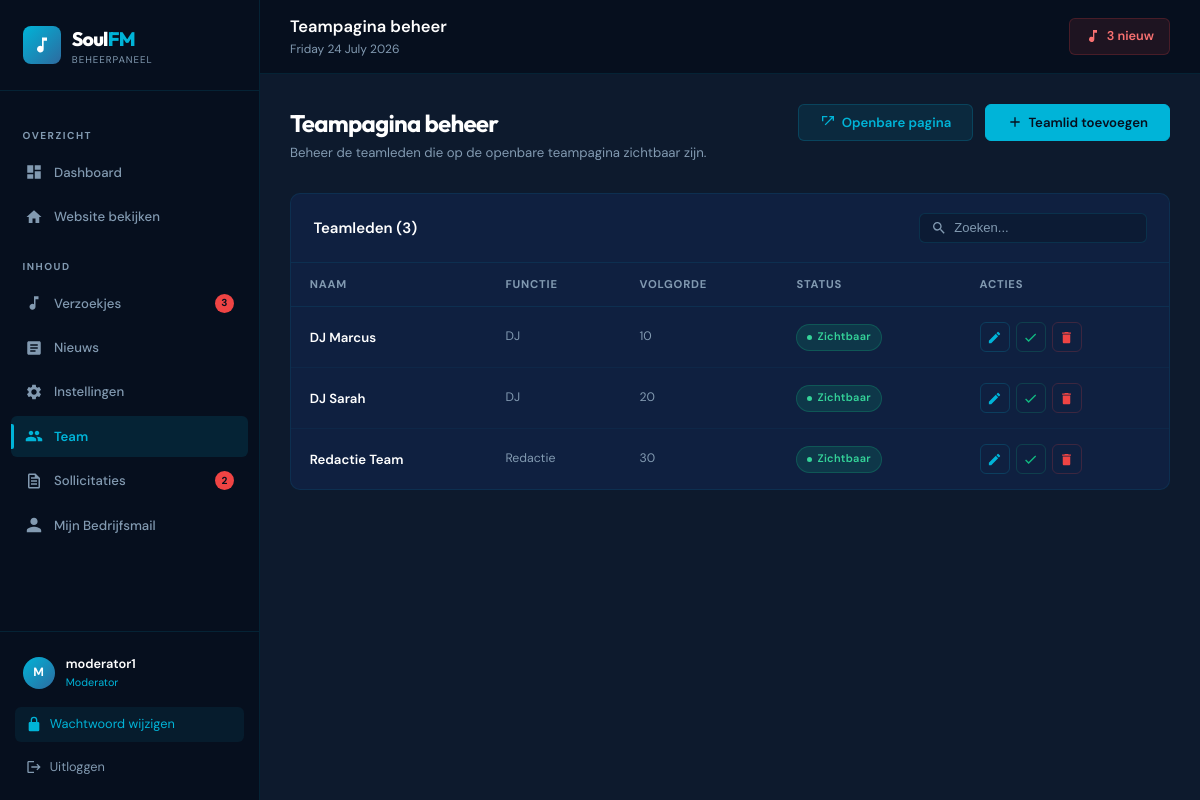
The page /admin/team.php (signed in) on the database its author committed.
### tables this page shows
CREATE TABLE IF NOT EXISTS users (
    id INT AUTO_INCREMENT PRIMARY KEY,
    username VARCHAR(50) NOT NULL UNIQUE,
    email VARCHAR(100) NOT NULL UNIQUE,
    password_hash VARCHAR(255) NOT NULL,
    role ENUM(
        'admin',
        'dj',
        'dj_hoofd',
        'administratie',
        'administratie_hoofd',
        'evenementen',
        'evenementen_hoofd',
        'redactie',
        'redactie_hoofd',
        'content',
        'content_hoofd',
        'marketing',
        'marketing_hoofd',
        'moderator',
        'listener'
    ) NOT NULL DEFAULT 'listener',
    avatar VARCHAR(255) DEFAULT NULL,
    active TINYINT(1) NOT NULL DEFAULT 1,
    created_at DATETIME NOT NULL DEFAULT CURRENT_TIMESTAMP,
    last_login DATETIME DEFAULT NULL
);

CREATE TABLE IF NOT EXISTS team_members (
    id INT AUTO_INCREMENT PRIMARY KEY,
    name VARCHAR(120) NOT NULL,
    role_title VARCHAR(120) NOT NULL,
    bio TEXT DEFAULT NULL,
    photo_url VARCHAR(255) DEFAULT NULL,
    display_order INT NOT NULL DEFAULT 0,
    is_active TINYINT(1) NOT NULL DEFAULT 1,
    created_at DATETIME NOT NULL DEFAULT CURRENT_TIMESTAMP,
    updated_at DATETIME NOT NULL DEFAULT CURRENT_TIMESTAMP ON UPDATE CURRENT_TIMESTAMP
);

### includes/auth.php (called while the page is built, shortened)
<?php
require_once __DIR__ . '/db.php';
function isLoggedIn(): bool {
    return isset($_SESSION['user_id']) && !empty($_SESSION['user_id']);
}
function hasPermission(string $permission): bool {
    $role = $_SESSION['user_role'] ?? 'listener';
    return in_array($role, $map[$permission] ?? []);
}
function getCurrentUser(): ?array {
    try {
        $pdo  = getPDO();
        $stmt = $pdo->prepare('SELECT id, username, email, role, avatar, created_at FROM users WHERE id = ?');
        $stmt->execute([$_SESSION['user_id']]);
        return $stmt->fetch() ?: null;
    } catch (PDOException $e) {
        return null;
    }
}

### includes/functions.php (called while the page is built, shortened)
<?php
require_once __DIR__ . '/db.php';
function getPendingRequestsCount(): int {
    try {
        $pdo = getPDO();
        return (int) $pdo->query('SELECT COUNT(*) FROM requests WHERE status = "pending"')->fetchColumn();
    } catch (PDOException $e) {
        return 0;
    }
}
function getNewApplicationsCount(array $depts = []): int {
    try {
        $pdo = getPDO();
        if (empty($depts)) {
            return (int)$pdo->query('SELECT COUNT(*) FROM applications WHERE status = "new"')->fetchColumn();
        }
        $placeholders = implode(',', array_fill(0, count($depts), '?'));
        $stmt = $pdo->prepare("SELECT COUNT(*) FROM applications WHERE status = 'new' AND department IN ($placeholders)");
        $stmt->execute($depts);
        return (int)$stmt->fetchColumn();
    } catch (PDOException $e) { return 0; }
}
function getAllTeamMembers(): array {
    try {
        $stmt = getPDO()->query('
            SELECT id, name, role_title, bio, photo_url, display_order, is_active, created_at, updated_at
            FROM team_members
            ORDER BY display_order ASC, name ASC
        ');
        return $stmt->fetchAll();
    } catch (PDOException $e) {
        return [];
    }
}

### includes/db.php (called while the page is built, shortened)
<?php
$_pdo_instance = null;
function getPDO(): PDO {
    global $_pdo_instance;
    if ($_pdo_instance === null) {
        $dsn = 'mysql:host=' . DB_HOST . ';dbname=' . DB_NAME . ';charset=' . DB_CHARSET;
        $options = [
            PDO::ATTR_ERRMODE            => PDO::ERRMODE_EXCEPTION,
            PDO::ATTR_DEFAULT_FETCH_MODE => PDO::FETCH_ASSOC,
            PDO::ATTR_EMULATE_PREPARES   => false,
        ];
        try {
            $_pdo_instance = new PDO($dsn, DB_USER, DB_PASS, $options);
        } catch (PDOException $e) {
            error_log('Database connection failed: ' . $e->getMessage());
            die('<div style="font-family:sans-serif;padding:2rem;background:#fee;border:1px solid #f00;margin:2rem;border-radius:8px;">
                <h2>Database verbinding mislukt</h2>
                <p>Controleer de database instellingen in includes/config.php</p>
                <p><small>' . htmlspecialchars($e->getMessage()) . '</small></p>
            </div>');
        }
    }
    return $_pdo_instance;
}

### admin/team.php (the view, shortened to what this page needs)
<?php
require_once __DIR__ . '/../includes/auth.php';
require_once __DIR__ . '/../includes/functions.php';
$pageTitle = 'Teampagina beheer';
$activePage = 'team';
$teamMembers = getAllTeamMembers();
require_once __DIR__ . '/includes/admin-header.php';
?>
<div class="page-header-admin">
  <div>
    <h1>Teampagina beheer</h1>
    <p>Beheer de teamleden die op de openbare teampagina zichtbaar zijn.</p>
  </div>
  <div style="display:flex;gap:.75rem">
    <a href="<?= BASE_URL ?>/team.php" target="_blank" class="btn btn-secondary">
      <svg viewBox="0 0 24 24"><path d="M14 3v2h3.59L7 15.59 8.41 17 19 6.41V10h2V3z"/><path d="M5 5h6V3H3v8h2z"/></svg>
      Openbare pagina
    </a>
    <button class="btn btn-primary" data-modal-open="team-member-modal">
      <svg viewBox="0 0 24 24"><path d="M19 13h-6v6h-2v-6H5v-2h6V5h2v6h6v2z"/></svg>
      Teamlid toevoegen
    </button>
  </div>
</div>
<div class="table-container">
  <div class="table-header">
    <span class="table-title">Teamleden (<?= count($teamMembers) ?>)</span>
    <div class="search-input">
      <svg viewBox="0 0 24 24"><path d="M15.5 14h-.79l-.28-.27A6.47 6.47 0 0016 9.5 6.5 6.5 0 109.5 16c1.61 0 3.09-.59 4.23-1.57l.27.28v.79l5 4.99L20.49 19l-4.99-5zm-6 0C7.01 14 5 11.99 5 9.5S7.01 5 9.5 5 14 7.01 14 9.5 11.99 14 9.5 14z"/></svg>
      <input type="text" placeholder="Zoeken..." data-search-table="team-table">
    </div>
  </div>
  <div class="table-wrapper">
    <table id="team-table" aria-label="Teamleden">
      <thead>
        <tr>
          <th>Naam</th>
          <th>Functie</th>
          <th>Volgorde</th>
          <th>Status</th>
          <th>Acties</th>
        </tr>
      </thead>
      <tbody>
        <?php if ($teamMembers): foreach ($teamMembers as $member): ?>
        <tr>
          <td data-label="Naam">
            <div class="td-primary"><?= htmlspecialchars($member['name']) ?></div>
          </td>
          <td data-label="Functie" class="td-muted"><?= htmlspecialchars($member['role_title']) ?></td>
          <td data-label="Volgorde" class="td-muted"><?= (int)$member['display_order'] ?></td>
          <td data-label="Status">
            <span class="badge badge-<?= $member['is_active'] ? 'active' : 'inactive' ?>">
              <?= $member['is_active'] ? 'Zichtbaar' : 'Verborgen' ?>
            </span>
          </td>
          <td data-label="Acties">
            <div class="action-btns">
              <button
                type="button"
                class="btn-icon edit"
                title="Bewerken"
                aria-label="Bewerk teamlid"
                data-edit-team='<?= htmlspecialchars(json_encode($member, JSON_HEX_APOS | JSON_HEX_QUOT)) ?>'>
                <svg viewBox="0 0 24 24"><path d="M3 17.25V21h3.75L17.81 9.94l-3.75-3.75L3 17.25zM20.71 7.04a1 1 0 000-1.41l-2.34-2.34a1 1 0 00-1.41 0l-1.83 1.83 3.75 3.75 1.83-1.83z"/></svg>
              </button>
              <form method="POST" style="display:inline">
                <button type="submit" class="btn-icon check" title="Zichtbaarheid wisselen" aria-label="Wissel zichtbaarheid">
                  <svg viewBox="0 0 24 24"><path d="M9 16.17L4.83 12l-1.42 1.41L9 19 21 7l-1.41-1.41z"/></svg>
                </button>
              </form>
              <form method="POST" style="display:inline">
                <button type="submit" class="btn-icon del" title="Verwijderen"
                  data-confirm-delete="Weet je zeker dat je <?= htmlspecialchars(addslashes($member['name'])) ?> wilt verwijderen?"
                  aria-label="Verwijder teamlid">
                  <svg viewBox="0 0 24 24"><path d="M6 19c0 1.1.9 2 2 2h8c1.1 0 2-.9 2-2V7H6v12zM19 4h-3.5l-1-1h-5l-1 1H5v2h14V4z"/></svg>
                </button>
              </form>
            </div>
          </td>
        </tr>
        <?php endforeach; else: ?>
        <tr><td colspan="5" style="text-align:center;color:var(--text-dim);padding:3rem">Nog geen teamleden toegevoegd.</td></tr>
        <?php endif; ?>
      </tbody>
    </table>
  </div>
</div>
<?php require_once __DIR__ . '/includes/admin-footer.php'; ?>

### admin/includes/admin-header.php (shortened to what this page needs)
<?php
$currentUser = getCurrentUser();
$pendingCount = getPendingRequestsCount();
?>
<!DOCTYPE html>
<html lang="nl">
<head>
  <link rel="stylesheet" href="<?= BASE_URL ?>/assets/css/admin.css">
</head>
<body>
<div class="admin-layout">
  <aside class="sidebar" id="admin-sidebar" role="navigation" aria-label="Admin navigatie">
    <div class="sidebar-logo">
      <div class="sidebar-logo-icon" aria-hidden="true">
        <svg viewBox="0 0 24 24"><path d="M12 3v10.55A4 4 0 1014 17V7h4V3h-6z"/></svg>
      </div>
      <div>
        <div class="sidebar-logo-text">Soul<span>FM</span></div>
        <span class="sidebar-logo-sub">Beheerpaneel</span>
      </div>
    </div>
    <nav class="sidebar-nav">
      <span class="nav-section-label">Overzicht</span>
      <a href="<?= BASE_URL ?>/admin/dashboard.php" class="sidebar-link <?= ($activePage ?? '') === 'dashboard' ? 'active' : '' ?>">
        <svg viewBox="0 0 24 24"><path d="M3 13h8V3H3v10zm0 8h8v-6H3v6zm10 0h8V11h-8v10zm0-18v6h8V3h-8z"/></svg>
        Dashboard
      </a>
      <a href="<?= BASE_URL ?>/index.php" target="_blank" class="sidebar-link">
        <svg viewBox="0 0 24 24"><path d="M10 20v-6h4v6h5v-8h3L12 3 2 12h3v8z"/></svg>
        Website bekijken
      </a>
      <span class="nav-section-label">Inhoud</span>
      <?php if (hasPermission('view_requests')): ?>
      <a href="<?= BASE_URL ?>/admin/requests.php" class="sidebar-link <?= ($activePage ?? '') === 'requests' ? 'active' : '' ?>">
        <svg viewBox="0 0 24 24"><path d="M12 3v10.55A4 4 0 1014 17V7h4V3h-6z"/></svg>
        Verzoekjes
        <?php if ($pendingCount > 0): ?>
        <span class="sidebar-badge danger"><?= $pendingCount ?></span>
        <?php endif; ?>
      </a>
      <?php endif; ?>
      <?php if (hasPermission('manage_news')): ?>
      <a href="<?= BASE_URL ?>/admin/news.php" class="sidebar-link <?= ($activePage ?? '') === 'news' ? 'active' : '' ?>">
        <svg viewBox="0 0 24 24"><path d="M19 3H5c-1.1 0-2 .9-2 2v14c0 1.1.9 2 2 2h14c1.1 0 2-.9 2-2V5c0-1.1-.9-2-2-2zm-5 14H7v-2h7v2zm3-4H7v-2h10v2zm0-4H7V7h10v2z"/></svg>
        Nieuws
      </a>
      <?php endif; ?>
      <?php if (hasPermission('manage_content')): ?>
      <a href="<?= BASE_URL ?>/admin/settings.php" class="sidebar-link <?= ($activePage ?? '') === 'settings' ? 'active' : '' ?>">
        Instellingen
      </a>
      <a href="<?= BASE_URL ?>/admin/team.php" class="sidebar-link <?= ($activePage ?? '') === 'team' ? 'active' : '' ?>">
        Team
      </a>
      <?php endif; ?>
      <?php
        $newApps = getNewApplicationsCount(getVisibleApplicationDepartments());
      ?>
      <?php if (hasPermission('view_applications')): ?>
      <a href="<?= BASE_URL ?>/admin/applications.php" class="sidebar-link <?= ($activePage ?? '') === 'applications' ? 'active' : '' ?>">
        <svg viewBox="0 0 24 24"><path d="M14 2H6c-1.1 0-2 .9-2 2v16c0 1.1.89 2 2 2h12c1.1 0 2-.9 2-2V8l-6-6zm4 18H6V4h7v5h5v11zM8 15h8v2H8zm0-4h8v2H8zm0-4h5v2H8z"/></svg>
        Sollicitaties
        <?php if ($newApps > 0): ?>
        <span class="sidebar-badge danger"><?= $newApps ?></span>
        <?php endif; ?>
      </a>
      <?php endif; ?>
      <?php if (hasPermission('view_own_mail')): ?>
      <a href="<?= BASE_URL ?>/admin/mijn-email.php" class="sidebar-link <?= ($activePage ?? '') === 'mijn-email' ? 'active' : '' ?>">
        <svg viewBox="0 0 24 24"><path d="M12 12c2.7 0 4.8-2.1 4.8-4.8S14.7 2.4 12 2.4 7.2 4.5 7.2 7.2 9.3 12 12 12zm0 2.4c-3.2 0-9.6 1.6-9.6 4.8v2.4h19.2v-2.4c0-3.2-6.4-4.8-9.6-4.8z"/></svg>
        Mijn Bedrijfsmail
      </a>
      <?php endif; ?>
    </nav>
    <div class="sidebar-footer">
      <div class="sidebar-user">
        <div class="sidebar-avatar"><?= strtoupper(substr($currentUser['username'] ?? 'A', 0, 1)) ?></div>
        <div>
          <div class="sidebar-username"><?= htmlspecialchars($currentUser['username'] ?? '') ?></div>
          <div class="sidebar-role"><?= htmlspecialchars($currentUser['role'] ?? '') ?></div>
        </div>
      </div>
      <a href="<?= BASE_URL ?>/admin/wachtwoord.php" class="sidebar-logout" style="margin-bottom:.5rem;background:rgba(0,180,216,.08);color:var(--accent)">
        <svg viewBox="0 0 24 24"><path d="M12 1a5 5 0 00-5 5v3H6a2 2 0 00-2 2v10a2 2 0 002 2h12a2 2 0 002-2V11a2 2 0 00-2-2h-1V6a5 5 0 00-5-5zm-3 8V6a3 3 0 116 0v3H9z"/></svg>
        Wachtwoord wijzigen
      </a>
      <a href="<?= BASE_URL ?>/admin/logout.php" class="sidebar-logout">
        <svg viewBox="0 0 24 24"><path d="M17 7l-1.41 1.41L18.17 11H8v2h10.17l-2.58 2.58L17 17l5-5zM4 5h8V3H4c-1.1 0-2 .9-2 2v14c0 1.1.9 2 2 2h8v-2H4V5z"/></svg>
        Uitloggen
      </a>
    </div>
  </aside>
  <div class="admin-content">
    <header class="admin-topbar">
      <div>
        <div class="topbar-title"><?= htmlspecialchars($pageTitle ?? 'Dashboard') ?></div>
        <div class="topbar-subtitle"><?= date('l j F Y') ?></div>
      </div>
      <div class="topbar-actions">
        <?php if ($pendingCount > 0): ?>
        <a href="<?= BASE_URL ?>/admin/requests.php" class="topbar-btn" style="background:rgba(239,68,68,0.1);border-color:rgba(239,68,68,0.2);color:#f87171">
          <svg viewBox="0 0 24 24"><path d="M12 3v10.55A4 4 0 1014 17V7h4V3h-6z"/></svg>
          <?= $pendingCount ?> nieuw
        </a>
        <?php endif; ?>
      </div>
    </header>
    <main class="admin-main">

### rows shown on the page
users: username "M", username "moderator1", role "Moderator"
team_members: name "DJ Marcus", role_title "DJ", display_order "10", is_active "Zichtbaar"
team_members: name "DJ Sarah", role_title "DJ", display_order "20", is_active "Zichtbaar"
team_members: name "Redactie Team", role_title "Redactie", display_order "30", is_active "Zichtbaar"

### other values the page prints
$pendingCount "3"
$newApps "2"
$pageTitle "Teampagina beheer"
count($teamMembers) "3"
